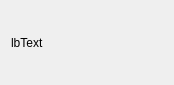
<?xml version="1.0" encoding="UTF-8"?>
<ui version="4.0">
 <class>DesignerPair</class>
 <widget class="QWidget" name="DesignerPair">
  <property name="geometry">
   <rect>
    <x>0</x>
    <y>0</y>
    <width>174</width>
    <height>85</height>
   </rect>
  </property>
  <property name="windowTitle">
   <string>Form</string>
  </property>
  <layout class="QVBoxLayout" name="verticalLayout">
   <item>
    <widget class="QLabel" name="lbText">
     <property name="contextMenuPolicy">
      <enum>Qt::DefaultContextMenu</enum>
     </property>
     <property name="autoFillBackground">
      <bool>false</bool>
     </property>
     <property name="text">
      <string>lbText</string>
     </property>
    </widget>
   </item>
  </layout>
 </widget>
 <resources/>
 <connections/>
</ui>
